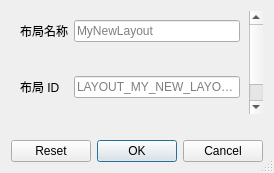
<?xml version="1.0" encoding="UTF-8"?>
<ui version="4.0">
 <class>NewLayoutDialog</class>
 <widget class="QDialog" name="NewLayoutDialog">
  <property name="geometry">
   <rect>
    <x>0</x>
    <y>0</y>
    <width>264</width>
    <height>173</height>
   </rect>
  </property>
  <property name="windowTitle">
   <string>新布局设置</string>
  </property>
  <property name="sizeGripEnabled">
   <bool>true</bool>
  </property>
  <property name="modal">
   <bool>true</bool>
  </property>
  <layout class="QVBoxLayout" name="verticalLayout">
   <item>
    <widget class="QScrollArea" name="scrollArea">
     <property name="frameShape">
      <enum>QFrame::Shape::NoFrame</enum>
     </property>
     <property name="frameShadow">
      <enum>QFrame::Shadow::Plain</enum>
     </property>
     <property name="widgetResizable">
      <bool>true</bool>
     </property>
     <widget class="QWidget" name="scrollAreaWidgetContents">
      <property name="geometry">
       <rect>
        <x>0</x>
        <y>0</y>
        <width>240</width>
        <height>109</height>
       </rect>
      </property>
      <layout class="QGridLayout" name="gridLayout_3">
       <property name="verticalSpacing">
        <number>10</number>
       </property>
       <item row="1" column="1">
        <widget class="QLabel" name="label_NameError">
         <property name="visible">
          <bool>false</bool>
         </property>
         <property name="styleSheet">
          <string notr="true">color: rgb(255, 0, 0)</string>
         </property>
         <property name="text">
          <string/>
         </property>
         <property name="wordWrap">
          <bool>true</bool>
         </property>
        </widget>
       </item>
       <item row="5" column="0" colspan="2">
        <widget class="NewLayoutForm" name="newLayoutForm" native="true"/>
       </item>
       <item row="2" column="1">
        <widget class="QLineEdit" name="lineEdit_LayoutID">
         <property name="toolTip">
          <string>&lt;html&gt;&lt;head/&gt;&lt;body&gt;&lt;p&gt;用于指向此布局的常量名称。该名称不能与任何其他现有布局相同。&lt;/p&gt;&lt;/body&gt;&lt;/html&gt;</string>
         </property>
         <property name="placeholderText">
          <string>LAYOUT_MY_NEW_LAYOUT</string>
         </property>
         <property name="clearButtonEnabled">
          <bool>true</bool>
         </property>
        </widget>
       </item>
       <item row="0" column="0">
        <widget class="QLabel" name="label_Name">
         <property name="text">
          <string>布局名称</string>
         </property>
        </widget>
       </item>
       <item row="2" column="0">
        <widget class="QLabel" name="label_LayoutID">
         <property name="text">
          <string>布局 ID</string>
         </property>
        </widget>
       </item>
       <item row="0" column="1">
        <widget class="QLineEdit" name="lineEdit_Name">
         <property name="toolTip">
          <string>&lt;html&gt;&lt;head/&gt;&lt;body&gt;&lt;p&gt;新布局的名称。该名称不能与任何其他现有布局相同。 &lt;/p&gt;&lt;/body&gt;&lt;/html&gt;</string>
         </property>
         <property name="placeholderText">
          <string>MyNewLayout</string>
         </property>
         <property name="clearButtonEnabled">
          <bool>true</bool>
         </property>
        </widget>
       </item>
       <item row="3" column="1">
        <widget class="QLabel" name="label_LayoutIDError">
         <property name="visible">
          <bool>false</bool>
         </property>
         <property name="styleSheet">
          <string notr="true">color: rgb(255, 0, 0)</string>
         </property>
         <property name="text">
          <string/>
         </property>
         <property name="wordWrap">
          <bool>true</bool>
         </property>
        </widget>
       </item>
       <item row="8" column="0" colspan="2">
        <spacer name="verticalSpacer">
         <property name="orientation">
          <enum>Qt::Orientation::Vertical</enum>
         </property>
         <property name="sizeHint" stdset="0">
          <size>
           <width>20</width>
           <height>1</height>
          </size>
         </property>
        </spacer>
       </item>
      </layout>
     </widget>
    </widget>
   </item>
   <item>
    <widget class="QLabel" name="label_GenericError">
     <property name="visible">
      <bool>false</bool>
     </property>
     <property name="styleSheet">
      <string notr="true">color: rgb(255, 0, 0)</string>
     </property>
     <property name="text">
      <string/>
     </property>
     <property name="wordWrap">
      <bool>true</bool>
     </property>
    </widget>
   </item>
   <item>
    <widget class="QDialogButtonBox" name="buttonBox">
     <property name="standardButtons">
      <set>QDialogButtonBox::StandardButton::Cancel|QDialogButtonBox::StandardButton::Ok|QDialogButtonBox::StandardButton::Reset</set>
     </property>
    </widget>
   </item>
  </layout>
 </widget>
 <customwidgets>
  <customwidget>
   <class>NewLayoutForm</class>
   <extends>QWidget</extends>
   <header>newlayoutform.h</header>
   <container>1</container>
  </customwidget>
 </customwidgets>
 <resources/>
 <connections/>
</ui>
